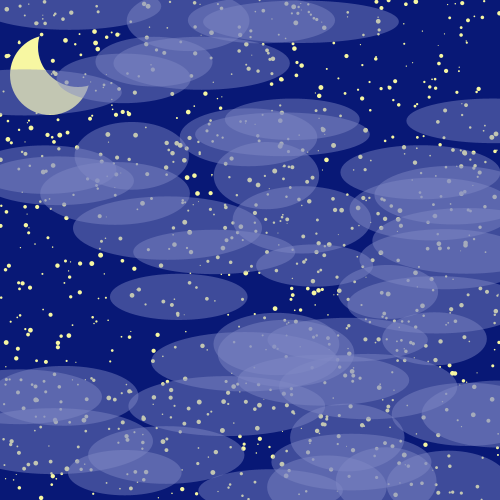
Frame 1 (no input)
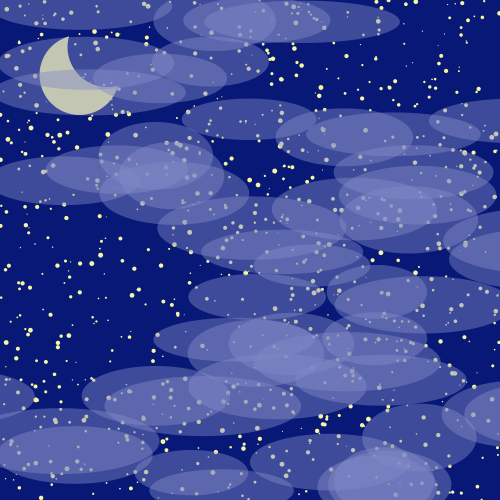
Frame 60 (the mouse pressed at the canvas centre just before this capture)
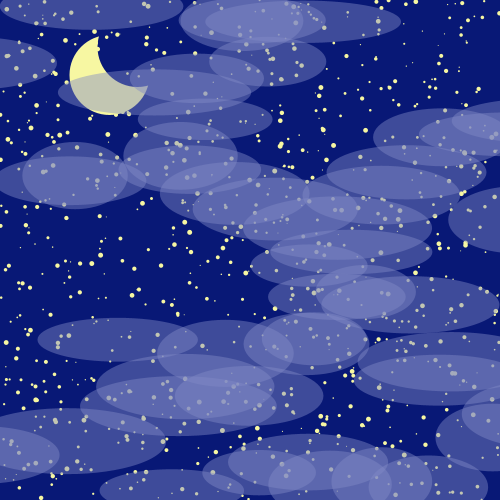
Frame 120 (the mouse held since frame 60 and released just before this capture)

The Processing sketch that drew these frames (run headless with seeded random() and noise(); from frame 60 on, the mouse is pressed at the canvas centre):

// Processing sketch: csillagos_felh_s
// ── csillagos_felh_s.pde
int szamlalo;

class Cloud {
  float x=0;
  float y=0;
  float r1=0;
  float r2=0;
  float s=0;

  void legyel() {
    x= random(0, width);
    y= random(0, height);
    r1= random(100, 200);
    r2= random(40, 70);
    s= random(-2,2);
  }
  void draw_out() {
    fill(128, 138, 198, 115);
    noStroke();
    ellipse(x, y, r1, r2);
  }

  void swim(){
   x=x+s;
   
   }
}

class Csillag {
  float x=0;
  float y=0;
  float r=0;

  void ragyogj() {
    fill(#F7F7A2);
    noStroke();
    ellipse(x, y, r, r);
  }

  void szuless() {
    x=random(0, width);
    y=random(0, height);
    r=random(1, 5);
  }
}

class Hold {
  float x;
  float y;
  float r;

  void vilagits() {
    fill(#F7F7A2);
    noStroke();
    ellipse(x, y, r*2, r*2);
    fill(#081876);
    ellipse(x+r*0.7, y-r*0.7, 2*r, 2*r);
  }

  void mozogj() {
    x=x+0.5;
  }
}

Csillag csillagok[] = new Csillag[1000];


Hold hold=new Hold();

Cloud cloud[] = new Cloud[50];

void setup() {
  size(500, 500);







  /*szamlalo =0;
  while (szamlalo<1000) {
    csillagok[szamlalo]= new Csillag();
    csillagok[szamlalo].szuless();
    szamlalo=szamlalo+1;
  }*/
  
  // a for ciklus a számolásra való
  for(int i=0; i<1000; i=i+1) { 
    csillagok[i]= new Csillag();
    csillagok[i].szuless();
  }

  szamlalo=0;
  while (szamlalo<50) {
    cloud[szamlalo]= new Cloud();
    cloud[szamlalo].legyel();
    szamlalo=szamlalo+1;
  }

  hold.x=50;
  hold.y=75;
  hold.r=40;
}

void draw() {
  background(#081876);
  hold.vilagits();
  hold.mozogj();
 
  if(hold.x>width+40){
    hold.x=-40;
  }
   
  szamlalo = 0;
  while (szamlalo<1000) {
    csillagok[szamlalo].ragyogj();
    szamlalo=szamlalo+1;
  }

  szamlalo=0;
  while (szamlalo<50) {
    cloud[szamlalo].swim();
    if(cloud[szamlalo].x>width+cloud[szamlalo].r1){
    cloud[szamlalo].x=-cloud[szamlalo].r1;
    }
    if(cloud[szamlalo].x<0-cloud[szamlalo].r1){
    cloud[szamlalo].x=width+cloud[szamlalo].r1;
    }
    cloud[szamlalo].draw_out();
    szamlalo=szamlalo+1;  
  }    
}
